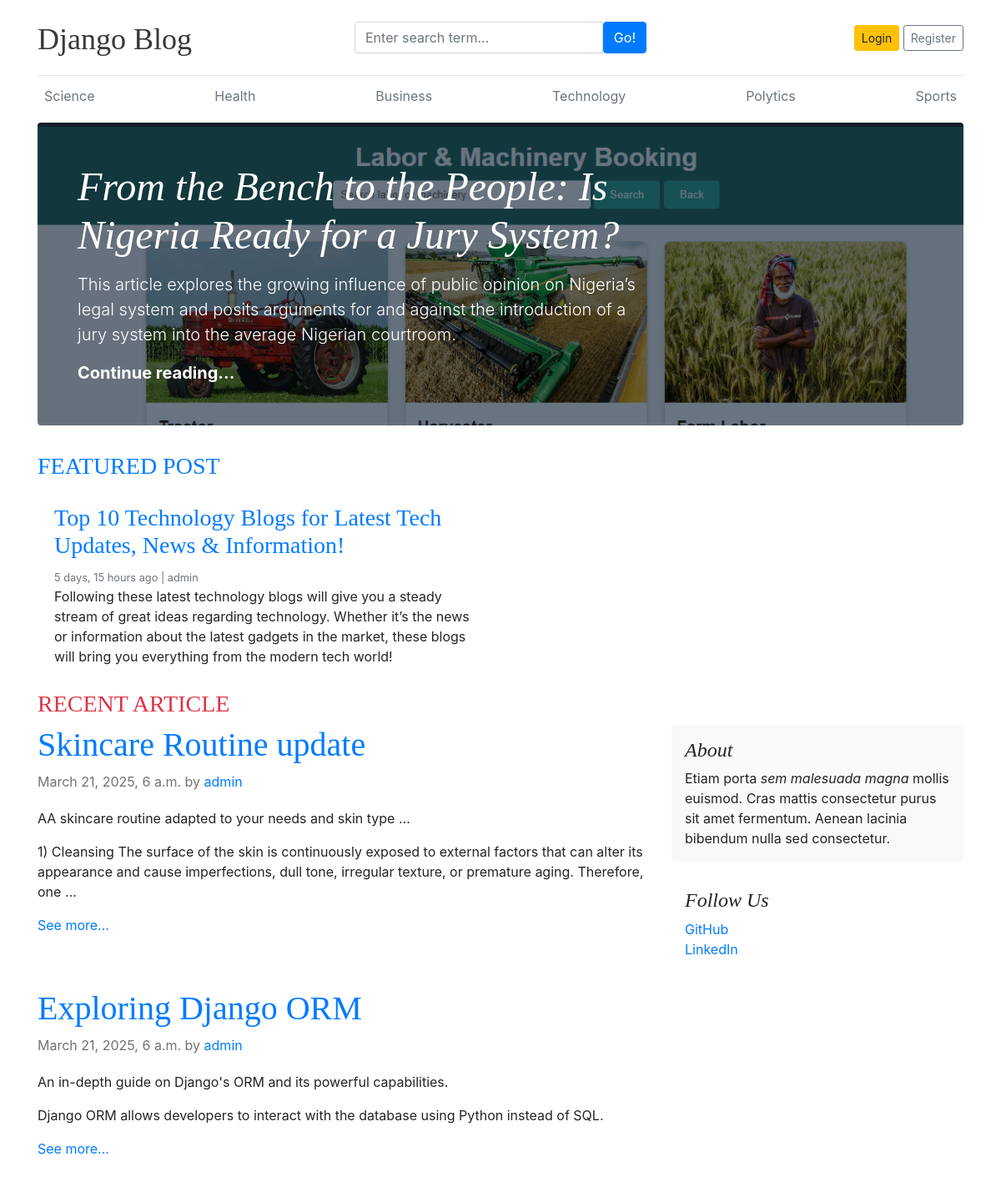
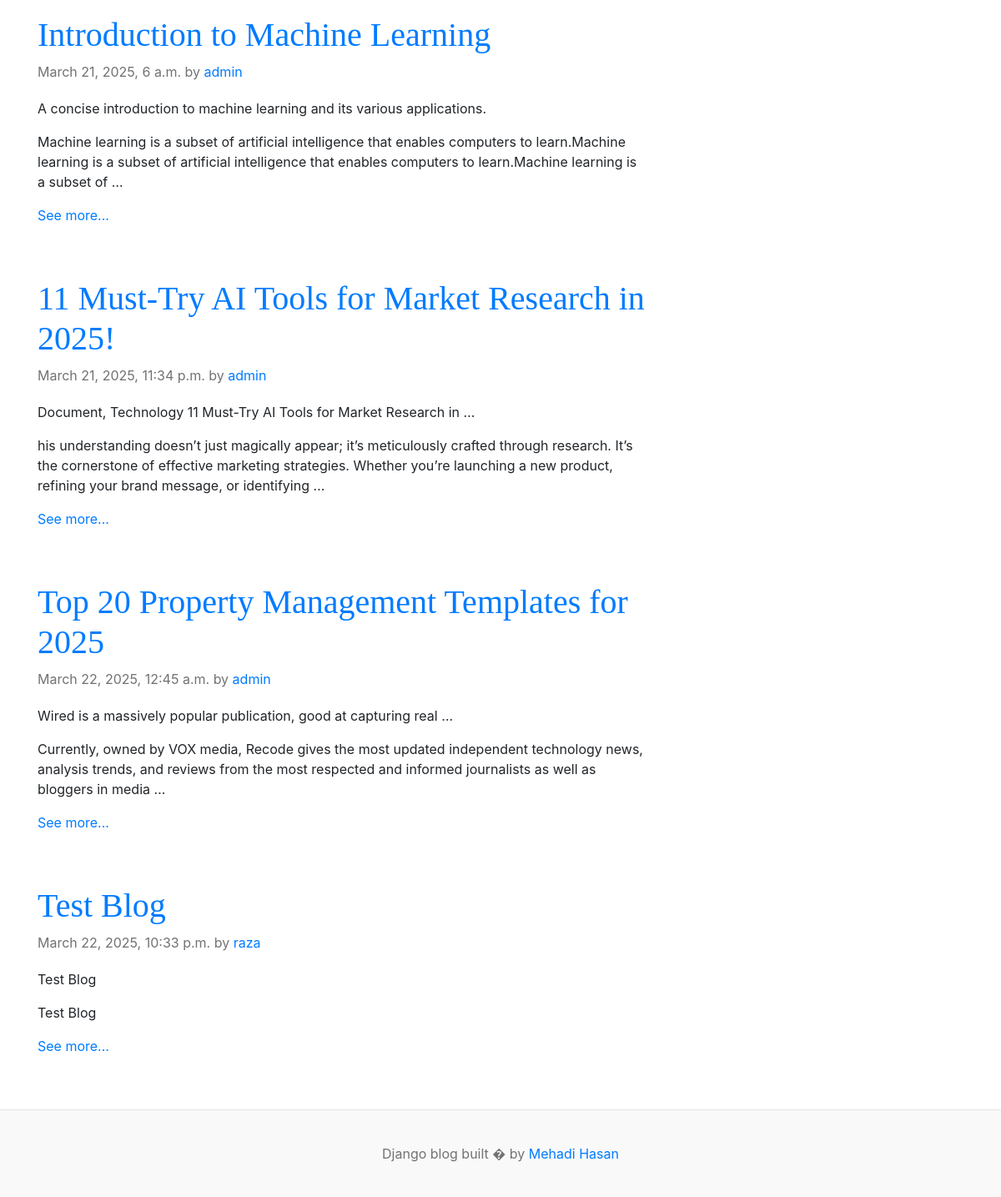
/, run on an earlier commit of the app's database (2 pictures, top to bottom).
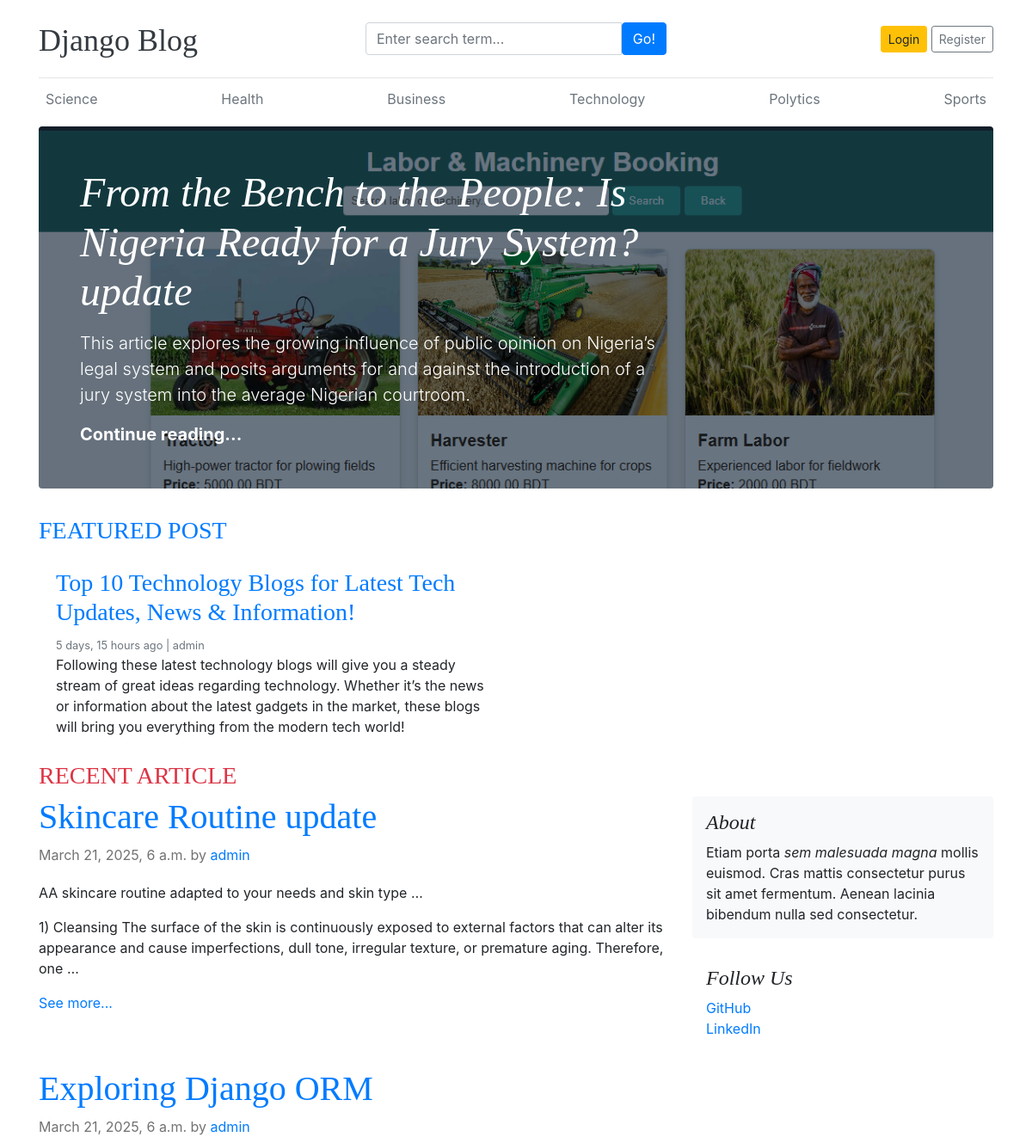
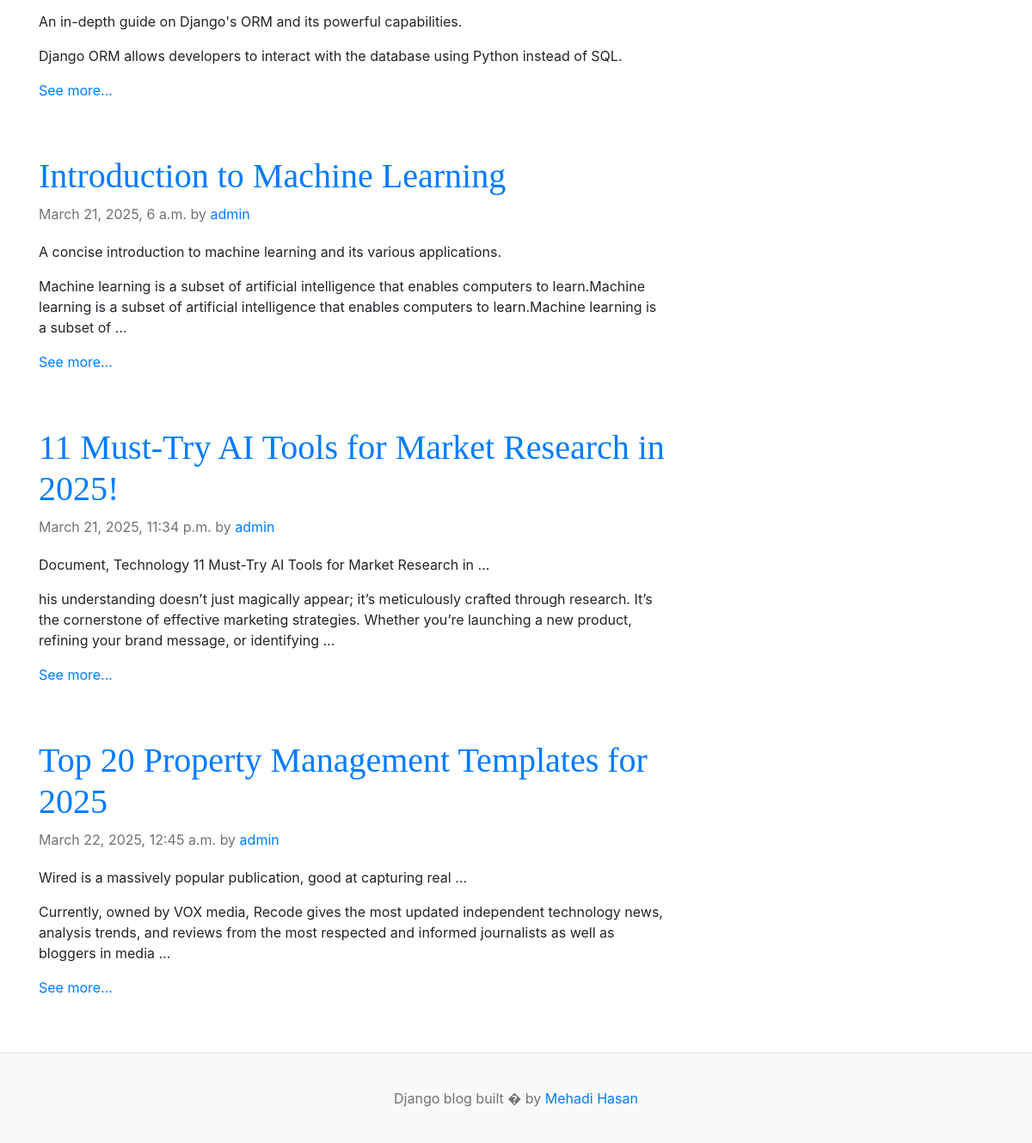
And on a later commit of the database (2 pictures, top to bottom).
### blog/models.py (models this page shows, shortened)
class Category(models.Model):
    category_name = models.CharField(max_length=100,unique=True)
    created_at = models.DateField(auto_now_add=True)
    updated_at = models.DateField(auto_now=True)
    class Meta:
        verbose_name_plural = 'Categories'

class Blog(models.Model):
    title = models.CharField(max_length=250,unique=True)
    slug = models.SlugField(unique=True,blank=True)
    category = models.ForeignKey(Category,on_delete=models.CASCADE)
    author = models.ForeignKey(User,on_delete=models.CASCADE)
    blog_image = models.ImageField(upload_to='uploads/%y/%m/%d')
    short_desc = models.TextField(max_length=1000)
    blog_body = models.TextField()
    status = models.CharField(max_length=100,choices=STATUS_CHOICE,default='draft')
    is_featured = models.BooleanField(default=False)
    created_at = models.DateTimeField(auto_now_add=True)
    updated_at = models.DateTimeField(auto_now=True)

### blog/views.py (the view)
# urls.py: path('',views.home,name='home'),
def home(request):
    category = models.Category.objects.all()
    featured_post = models.Blog.objects.filter(is_featured=True, status ='publish').all()
    allpost = models.Blog.objects.filter(is_featured=False,status='publish').all()
    contex = {
        'category':category,
        'featured_post':featured_post,
        'allpost':allpost
    }
    return render(request,'index.html',contex)

### blog/context_processors.py (called while the page is built)
def get_categories(request):
    category = models.Category.objects.all()
    return dict(category=category)

### blog/templates/index.html
{% extends 'base.html'%}
{% block content %}
      {% for post in featured_post %}
      {% if forloop.first%}
      <div
        class="jumbotron p-3 p-md-5 text-white rounded bg-dark"
        style="
          background-image: url({{post.blog_image.url}});
          background-blend-mode: overlay;
          background-size: cover;
        "
      >
        <div class="col-md-8 px-0">
          <h1 class="display-4 font-italic">
            <a href="{% url 'single_blog' post.slug %}" class="text-white">{{post.title}}</a>
          </h1>
          <p class="lead my-3">
            {{post.short_desc}}
          </p>
          <p class="lead mb-0">
            <a href="{% url 'single_blog' post.slug %}" class="text-white font-weight-bold"
              >Continue reading...</a
            >
          </p>
        </div>
      </div>
      {% endif %}
      {% endfor %}
      <h3 class="text-uppercase text-primary">Featured Post</h3>
      <div class="row mb-2">
        {% for post in featured_post%}
        {% if not forloop.first %}
        <div class="col-md-6">
          <div class="card border-0">
            <div class="card-body">
              <h3><a href="{% url 'single_blog' post.slug %}">{{post.title}}</a></h3>
              <small class="mb-1 text-muted">{{post.created_at | timesince}} ago | {{post.author}}</small>
              <p class="card-text">
                {{post.short_desc}}
              </p>
            </div>
          </div>
        </div>
        {% endif %}
        {% endfor %}
      </div>
      <h3 class="text-uppercase text-danger">Recent Article</h3>
      <main role="main" class="container p-0">
        <div class="row">
          <div class="col-md-8 blog-main">
            {% for post in allpost%}
            <div class="blog-post">
              <h2 class="blog-post-title"><a href="{% url 'single_blog' post.slug %}">{{post.title}}</a></h2>
              <p class="blog-post-meta">
                {{post.created_at}} by <a href="#">{{post.author}}</a>
              </p>
              <p>
                {{post.short_desc | truncatewords:10 }}
              </p>
              <p>
                {{post.blog_body | truncatewords:30 }}
              </p>
              <a href="{% url 'single_blog' post.slug %}">See more...</a>
            </div>
            {% endfor %}
          </div>
          <aside class="col-md-4 blog-sidebar">
            <div class="p-3 mb-3 bg-light rounded">
              <h4 class="font-italic">About</h4>
              <p class="mb-0">
                Etiam porta <em>sem malesuada magna</em> mollis euismod. Cras
                mattis consectetur purus sit amet fermentum. Aenean lacinia
                bibendum nulla sed consectetur.
              </p>
            </div>
            <div class="p-3">
              <h4 class="font-italic">Follow Us</h4>
              <ol class="list-unstyled">
                <li><a href="#">GitHub</a></li>
                <li><a href="#">LinkedIn</a></li>
              </ol>
            </div>
          </aside>
        </div>
      </main>
    </div>
    {% endblock%}

### blog/templates/base.html
{% include "./header.html" %}
{% block content %}
{% endblock content %}
{% include "./footer.html" %}

### blog/templates/header.html (shortened to what this page needs)
{% load static%}
<!DOCTYPE html>
<html lang="en">
  <head>
    <link
      href="https://getbootstrap.com/docs/4.0/dist/css/bootstrap.min.css"
      rel="stylesheet"
    />
    <link href="{% static 'css/blog.css'%}" rel="stylesheet" />
  </head>
  <body>
    <div class="container">
      <header class="blog-header py-3">
        <div class="row flex-nowrap justify-content-between align-items-center">
          <div class="col-4 pt-1">
            <a class="blog-header-logo text-dark" href="/">Django Blog</a>
          </div>
          <div class="col-4">
            <form action="{% url 'search' %}" method="GET">
              <div class="input-group">
                <input class="form-control" type="text" placeholder="Enter search term..." aria-label="Enter search term..." aria-describedby="button-search" name="keyword"/>
                <button class="btn btn-primary" id="button-search" type="submit">Go!</button>
            </div>
            </form>
          </div>
          <div class="col-4 d-flex justify-content-end align-items-center">
            {% if request.user.is_authenticated %}
              <a class="btn btn-sm btn-warning" href="{% url "dashboard" %}">{{request.user.username}}</a> &nbsp;
              <a class="btn btn-sm btn-outline-secondary" href="{% url "logout_user" %}">Logout</a>
            {% else %}
              <a class="btn btn-sm btn-warning" href="{% url "login" %}">Login</a> &nbsp;
              <a class="btn btn-sm btn-outline-secondary" href="{% url "registration" %}">Register</a>
            {% endif %}
          </div>
        </div>
      </header>
      <div class="nav-scroller py-1 mb-2">
        <nav class="nav d-flex justify-content-between">
          {% for cat in category%}
          <a class="p-2 text-muted" href="{% url "posts_by_category" cat.id %} ">{{ cat.category_name }}</a>
          {% endfor%}
        </nav>
      </div>

### blog/templates/footer.html
<footer class="blog-footer">
    <p>Django blog built � by <a href="#">Mehadi Hasan</a></p>
  </footer>
</body>
</html>

### blog/static/css/blog.css (style rules this page uses)
.blog-header { border-bottom: 1px solid #e5e5e5; }
.blog-header-logo { font-family: "Playfair Display", Georgia, "Times New Roman", serif; font-size: 2.25rem; }
h1, h2, h3, h4, h5, h6 { font-family: "Playfair Display", Georgia, "Times New Roman", serif; }
.display-4 { font-size: 2.5rem; }
@media (min-width: 768px) { .display-4 { font-size: 3rem; } }
.blog-post { margin-bottom: 4rem; }
.blog-post-title { font-size: 2.5rem; }
.blog-post-meta { margin-bottom: 1.25rem; color: #727272; }
.blog-footer { padding: 2.5rem 0; color: #727272; text-align: center; background-color: #f9f9f9; border-top: .05rem solid #e5e5e5; }
.blog-footer p:last-child { margin-bottom: 0; }

What changed in the data, as far as the page shows it:
removed Blog: title "Test Blog", created_at "March 22, 2025, 10:33 p.m.", author "raza", short_desc "Test Blog", blog_body "Test Blog", shown under "RECENT ARTICLE"
changed Blog: title "From the Bench to the People: Is Nigeria Ready for a Jury System?" → "From the Bench to the People: Is Nigeria Ready for a Jury System? update"
